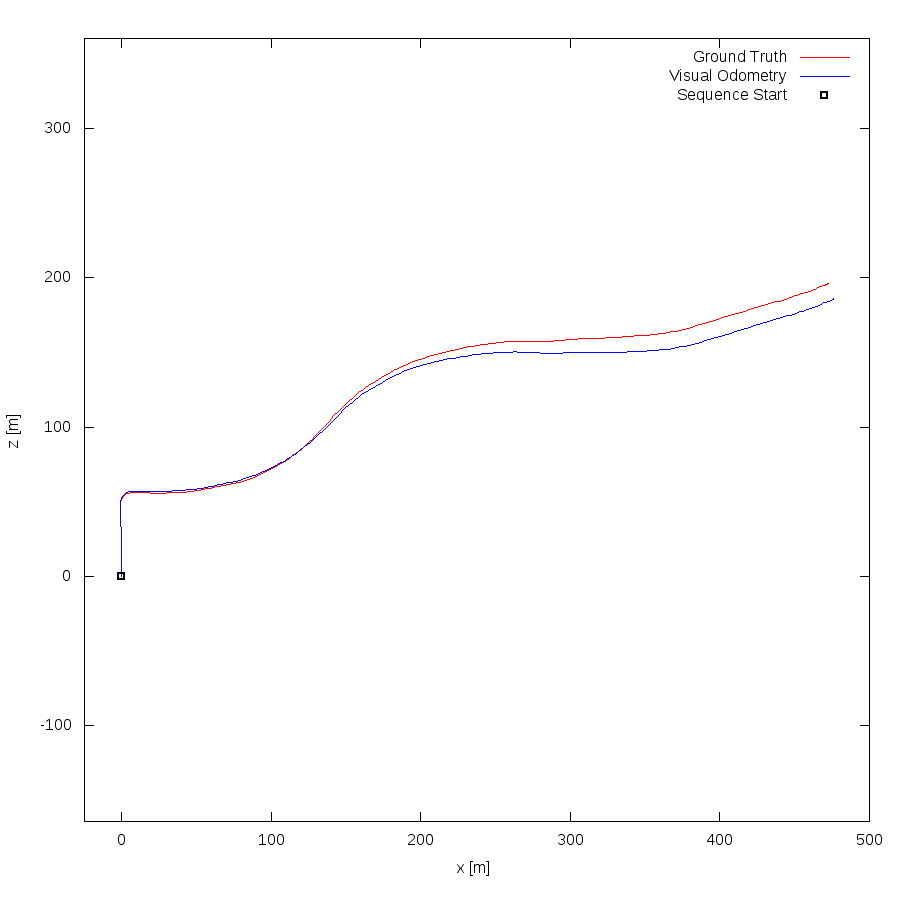

Generate this figure with gnuplot:
set term postscript eps enhanced color
set output "03.eps"
set size ratio -1
set xrange [-25:500]
set yrange [-164:360]
set xlabel "x [m]"
set ylabel "z [m]"
plot "03.txt" using 1:2 lc rgb "#FF0000" title 'Ground Truth' w lines,"03.txt" using 3:4 lc rgb "#0000FF" title 'Visual Odometry' w lines,"< head -1 03.txt" using 1:2 lc rgb "#000000" pt 4 ps 1 lw 2 title 'Sequence Start' w points
